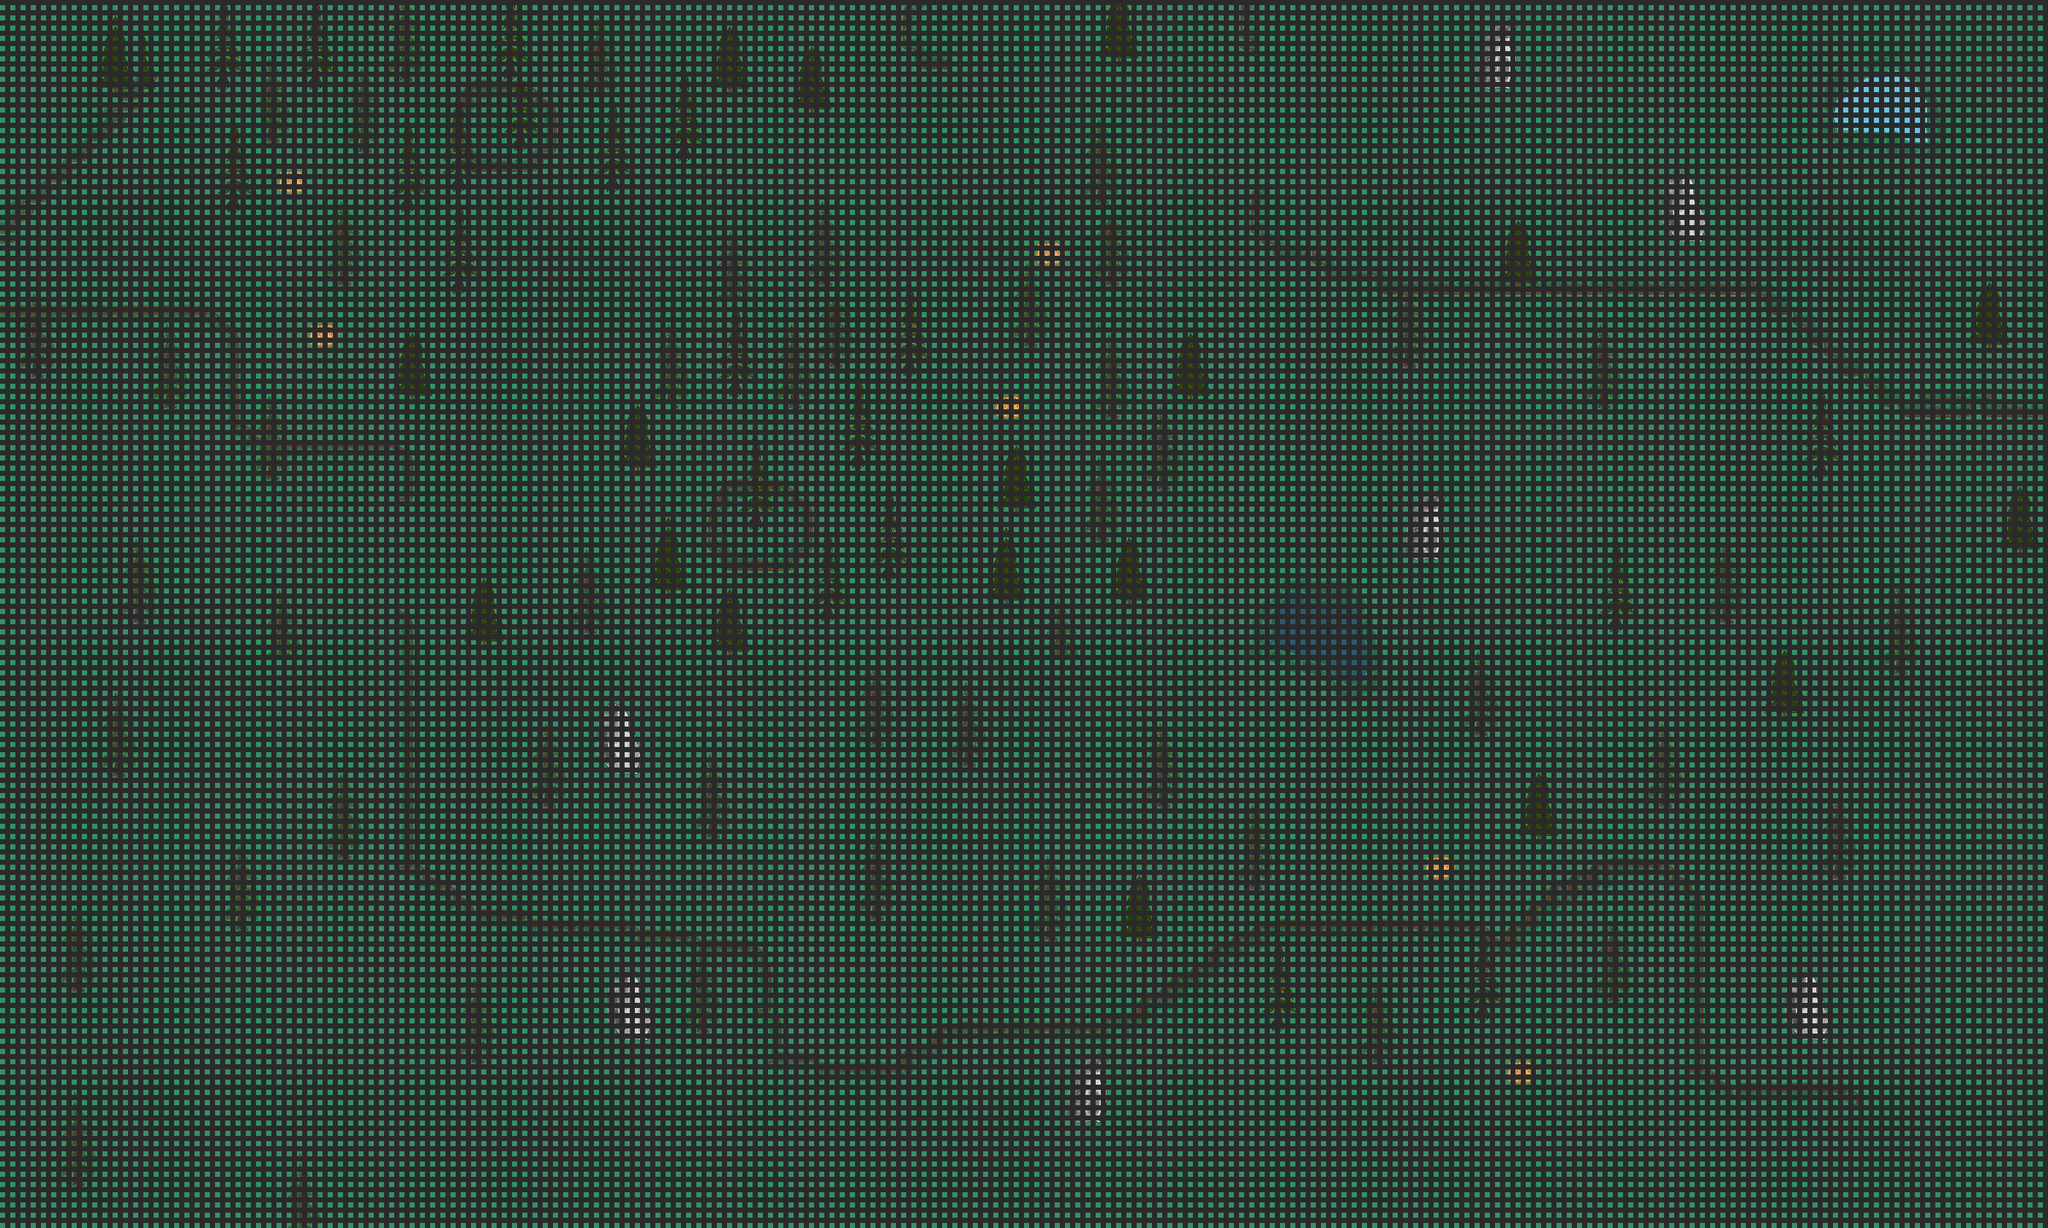

The image is a tile-based game level rendered from a .tmx file. Its description and source (layers, tilesets, objects; grid data summarised) follow:
An orthogonal 200x120 tile map with 16x16 px tiles, 6 tile layers (Background, Foreground, Trees, Oasis, ...).

<map version="1.10" tiledversion="1.10.2" orientation="orthogonal" renderorder="right-down" width="200" height="120" tilewidth="16" tileheight="16" infinite="0" backgroundcolor="#2a2a2a" nextlayerid="7" nextobjectid="1">
 <tileset firstgid="1" name="pixil-frame-0 24" tilewidth="8" tileheight="8" tilecount="1850" columns="37">
  <image source="pixil-frame-0 24.png" width="300" height="400" />
 </tileset>
 <layer id="1" name="Background" width="200" height="120">
  <data>[24000 cells, 24000 non-empty, 1 distinct tile ids]</data>
 </layer>
 <layer id="2" name="Foreground" width="200" height="120">
  <data>[24000 cells, 1208 non-empty, 125 distinct tile ids]</data>
 </layer>
 <layer id="3" name="Trees" width="200" height="120">
  <data>[24000 cells, 3862 non-empty, 204 distinct tile ids]</data>
 </layer>
 <layer id="4" name="Oasis" width="200" height="120">
  <data>[24000 cells, 958 non-empty, 462 distinct tile ids]</data>
 </layer>
 <layer id="5" name="Fake Oasis" width="200" height="120">
  <data>[24000 cells, 0 non-empty, 0 distinct tile ids]</data>
 </layer>
 <layer id="6" name="Beast trigger" width="200" height="120">
  <data>[24000 cells, 16 non-empty, 16 distinct tile ids]</data>
 </layer>
</map>
